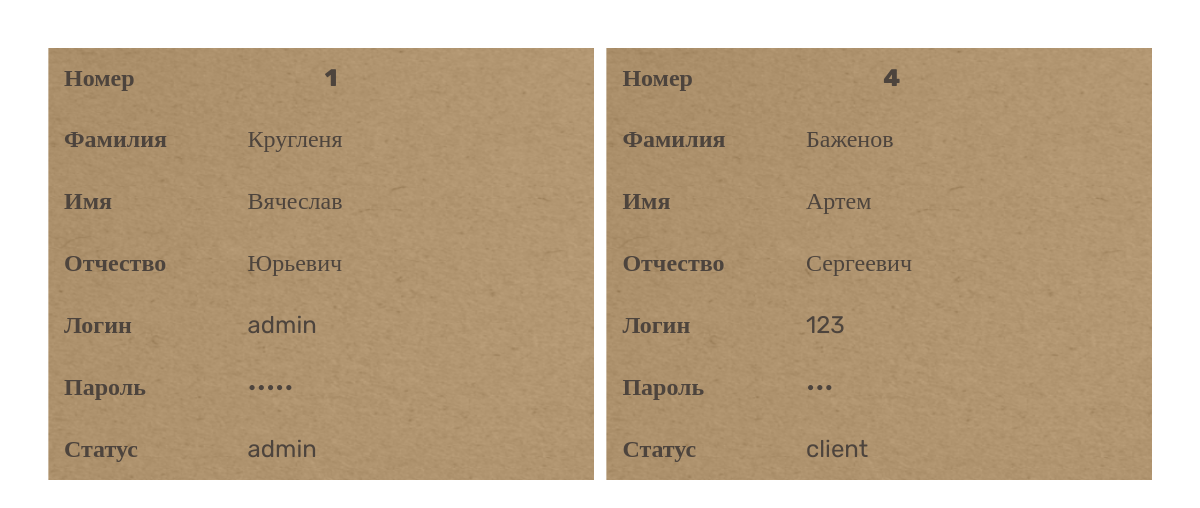
The app's page /admin/admin_auto.php with its own data.
### tables this page shows
CREATE TABLE `autorisation` (
  `idAuto` int(11) NOT NULL,
  `login` varchar(20) NOT NULL,
  `password` varchar(20) NOT NULL,
  `status_fk` int(11) NOT NULL,
  `FamLogin` varchar(30) NOT NULL,
  `NameLogin` varchar(30) NOT NULL,
  `OtchLogin` varchar(30) NOT NULL
);

CREATE TABLE `status` (
  `idStatus` int(11) NOT NULL,
  `status` varchar(20) NOT NULL
);

### admin/admin_auto.php (the view, shortened to what this page needs)
<!DOCTYPE html>
<html lang="ru">
<head>
    <link rel="stylesheet" href="../style/admin.css?<?echo time();?>">
</head>
<body>
<?
    include("../auto/connect.php");
    echo "<div class = 'item-holder'>";
    $r= mysqli_query($bd,"SELECT * FROM `autorisation`, `status` where status_fk = idStatus");
    $myrow= mysqli_fetch_array($r);
    if (mysqli_num_rows($r) > 0){
    do{
        echo "
        <div class = 'form-holder'>
            <form>
            <div class = 'item'><p>Номер</p> <p>$myrow[idAuto]</p></div>
            <div class = 'item'><p>Фамилия</p> <input type='text' value='$myrow[FamLogin]' class = 'input-auto'></div>
            <div class = 'item'><p>Имя</p> <input type='text' value='$myrow[NameLogin]' class = 'input-auto'></div>
            <div class = 'item'><p>Отчество</p> <input type='text' value='$myrow[OtchLogin]' class = 'input-auto'></div>
            <div class = 'item'><p>Логин</p> <input type='text' value='$myrow[login]' class = 'input-auto'></div>
            <div class = 'item'><p>Пароль</p> <input type='password' value='$myrow[password]' class = 'input-auto'></div>
            <div class = 'item'><p>Статус</p> <input type='text' value='$myrow[status]' class = 'input-auto'></div>
            </form>
        </div>";
    } while($myrow= mysqli_fetch_array($r));
    echo "</div>";
    }else {
        echo "<p class = 'sad'>Пока ничего нет ((</p>";
    }
?>
</body>
</html>

### style/admin.css (style rules this page uses)
* { margin: 0; box-sizing: border-box; font-family: Rubik; }
.item-holder { display: grid; grid-template-columns: repeat(auto-fit, minmax(min(100%, 22rem), 1fr)); gap: 0.8rem; height: 100%; padding: 3rem; }
.form-holder, .card-holder, .otch { background: url(../assets/admincard.png); background-size: cover; }
.item { display: grid; grid-template-columns: repeat(2, 1fr); gap: 0.5rem; padding:1rem ; }
.item p, .otch p { display: flex; align-items: center; color: rgb(77, 68, 61); font-family: Rubik; font-size: 1.5rem; font-weight: 800; line-height: 1.75rem; letter-spacing: 0rem; text-align: left; }
.item input, select { display: flex; justify-content: center; align-items: center; background: transparent; border: none; color: rgb(77, 68, 61); font-family: Rubik; font-size: 1.5rem; font-weight: 400; line-height: 1.75rem; letter-spacing: 0rem; outline: none; }

### records on screen
autorisation: idAuto "1", FamLogin "Кругленя", NameLogin "Вячеслав", OtchLogin "Юрьевич", login "admin", status_fk.status "admin"
autorisation: idAuto "4", FamLogin "Баженов", NameLogin "Артем", OtchLogin "Сергеевич", login "123", status_fk.status "client"
